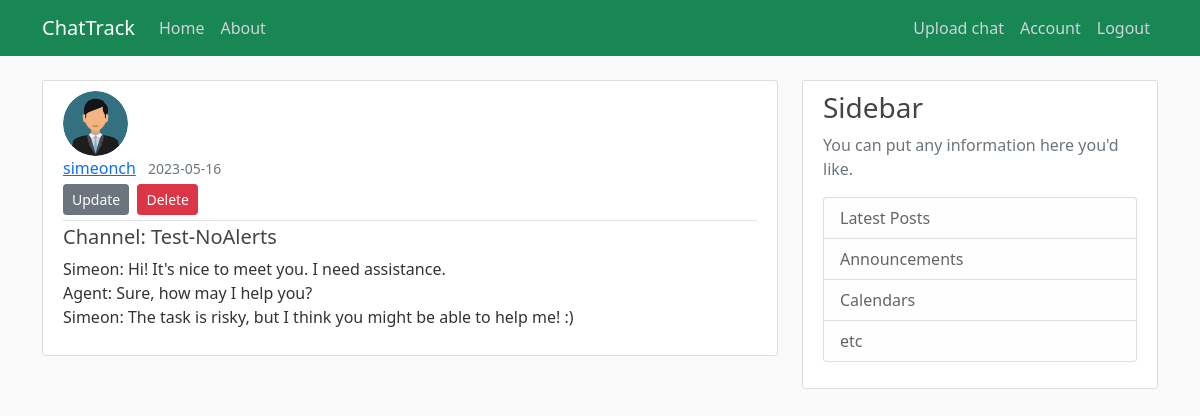
Page /chat/3 (signed in) on the earlier database version.
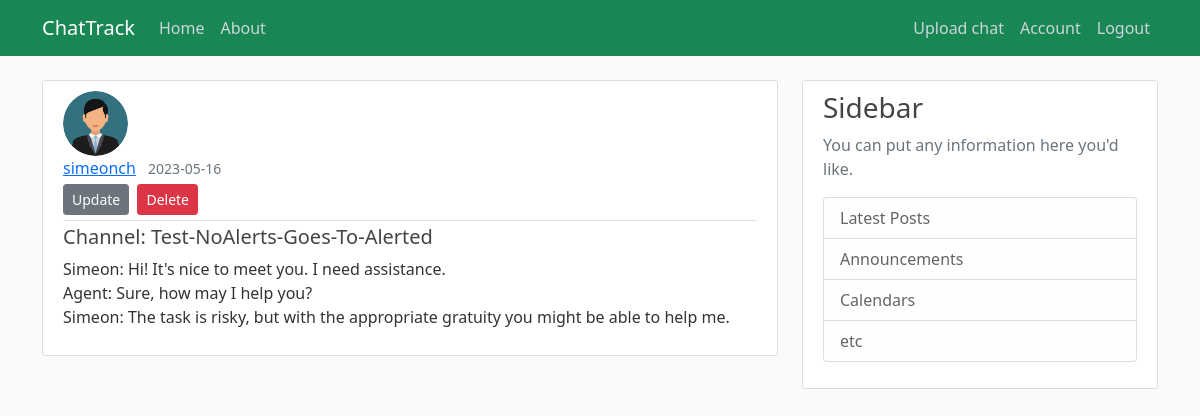
Same page on the later database version.
### chattrack/models.py (models this page shows, shortened)
class Chat(db.Model):
    id = db.Column(db.Integer, primary_key=True)
    has_alerts = db.Column(db.Boolean, nullable=False, default=False)
    date_uploaded = db.Column(db.DateTime, nullable=False, default=datetime.utcnow)
    channel = db.Column(db.String(30), nullable=False)
    content = db.Column(db.Text, nullable=False)
    user_id = db.Column(db.Integer, db.ForeignKey('user.id'), nullable=False)

### chattrack/routes.py (the view)
@app.route("/chat/<int:chat_id>", methods=['GET', 'POST'])
@login_required
def chat(chat_id):
    chat = Chat.query.get_or_404(chat_id)
    return render_template('chat.html', title=chat.channel, chat=chat)

### chattrack/models.py (called while the page is built)
@login_manager.user_loader # get an id to keep session of the user
def load_user(user_id):
    return User.query.get(int(user_id))

### chattrack/templates/chat.html (shortened to what this page needs)
{% extends "init_template.html" %}
{% block content %}
  {% if current_user.is_authenticated %}
    <article class="media content-section">
        <img class="rounded-circle article-img" src="{{ url_for('static', filename='profile_pictures/' + chat.owner.profile_pic) }}">
        <div class="media-body">
            <div class="article-metadata">
                <a class="me-2" href="#">{{ chat.owner.username }}</a>
                <small class="text-muted">{{ chat.date_uploaded.strftime('%Y-%m-%d') }}</small>
                {% if chat.owner == current_user %}
                    <div>
                        <a class="btn btn-secondary btn-sm mt-1 mb-1" href="{{ url_for('update_chat', chat_id = chat.id) }}">Update</a>
                        <button type="button" class="btn btn-danger btn-sm m-1" data-bs-toggle="modal" data-bs-target="#deleteModal">Delete</button>
                    </div>
                {% endif %}
            </div>
            <h5 class="article-title">Channel: {{ chat.channel }}</h5>
            <p class="article-content">{{ chat.content }}</p>
        </div>
        </article>
  {% else %}
    <div class="alert alert-primary" role="alert">
      <div class="panel-heading">Please log in!</div>
    </div>
  {% endif %}
{% endblock content %}

Differences in the rows shown:
changed Chat: channel "Test-NoAlerts" → "Test-NoAlerts-Goes-To-Alerted"; content "Simeon: Hi! It's nice to meet you. I need assistance. Agent: Sure, how may I help you? Simeon: The task is risky, but I think you might be able to help me! :)" → "…task is risky, but with the appropriate gratuity you might be able to help me."
